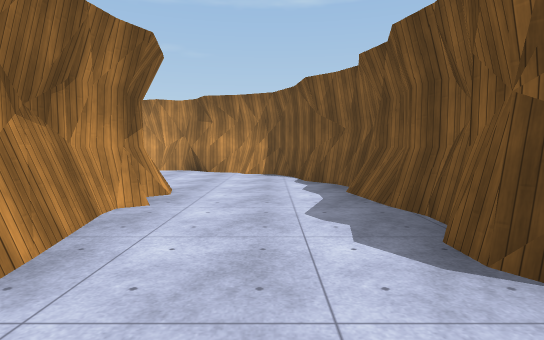
View 1 (above)

22 first-person views from a walk through a scene from a Unity 3-D project. The camera is 1.4 m above the floor, tilts 4° down and sees 80° across. The floor is counted in squares, 2 m on a side. Each view is taken from the middle of a square. On the plan, view 1 faces up. The plan holds only what a view shows up to about 10 squares ahead; the rest is blank. The place goes on beyond the plan. The player character is not drawn. Surface patterns are stand-ins for the level's own textures.

View 2
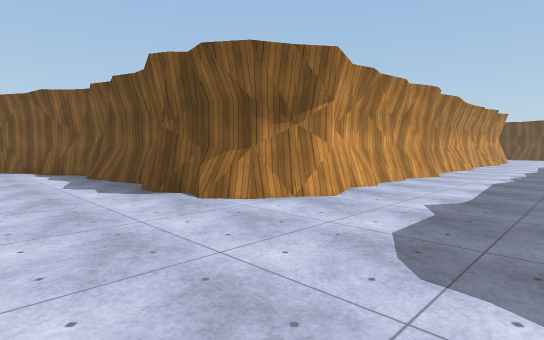

View 3
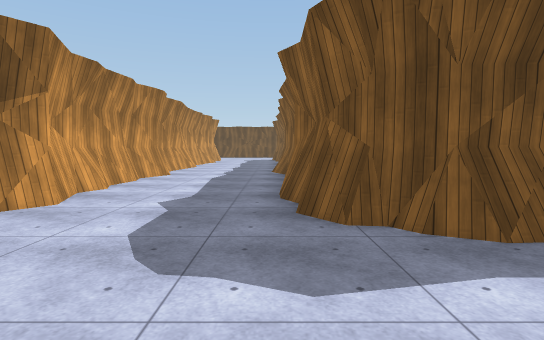

View 4
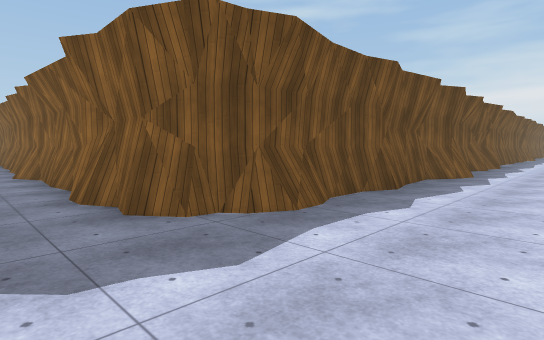

View 5
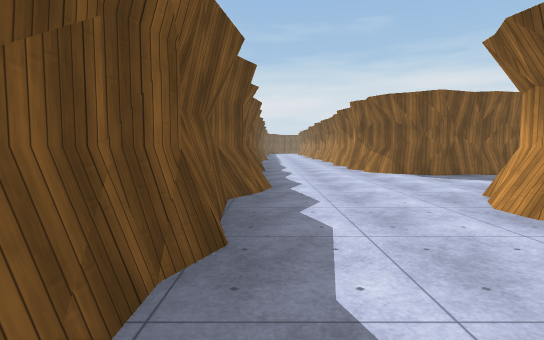

View 6
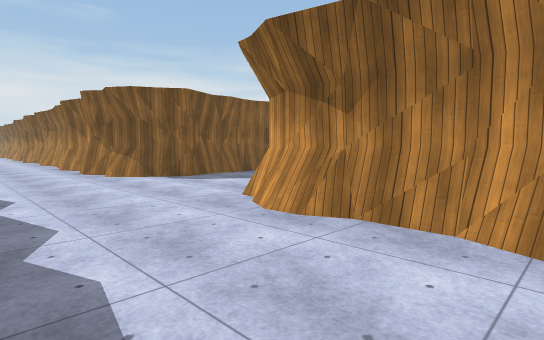

View 7
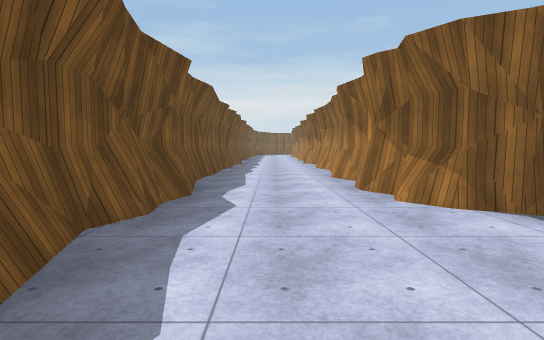

View 8
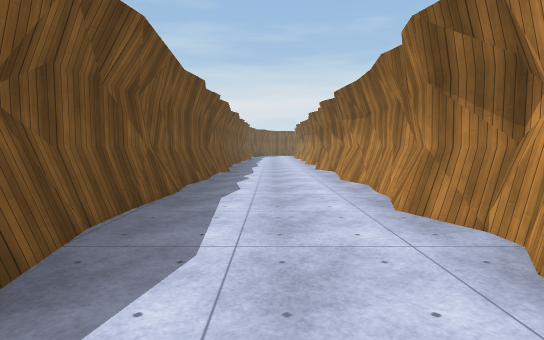

View 9
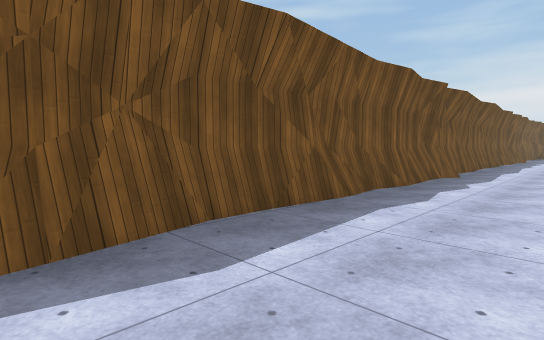

View 10
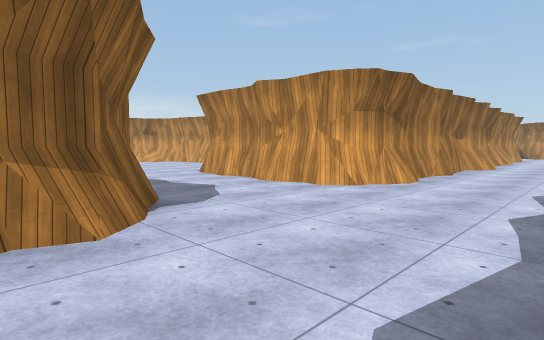

View 11
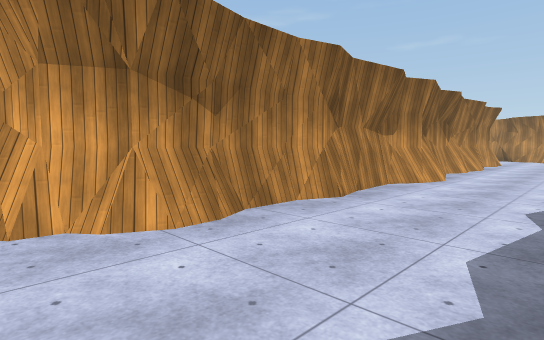

View 12
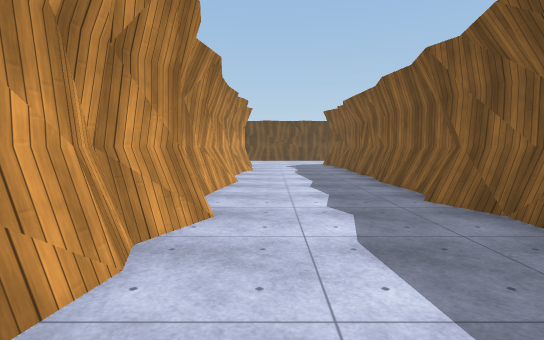

View 13
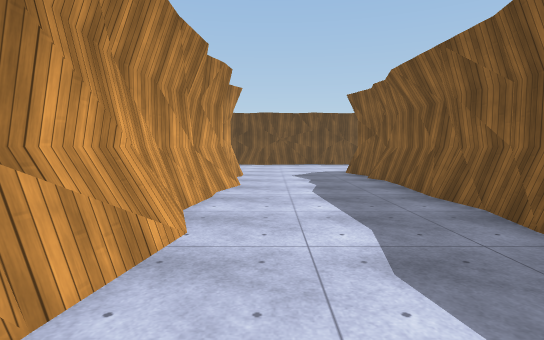

View 14
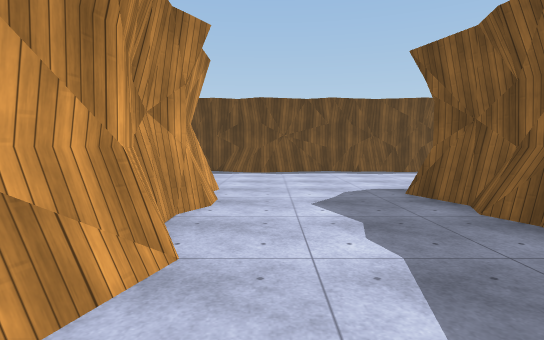

View 15
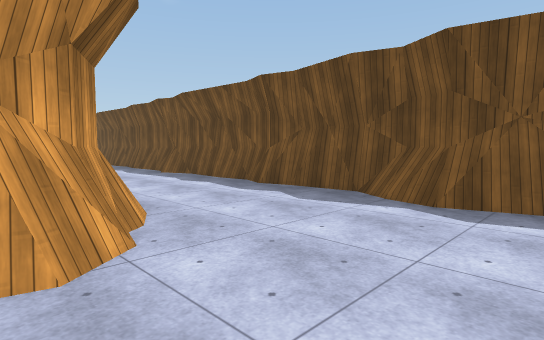

View 16
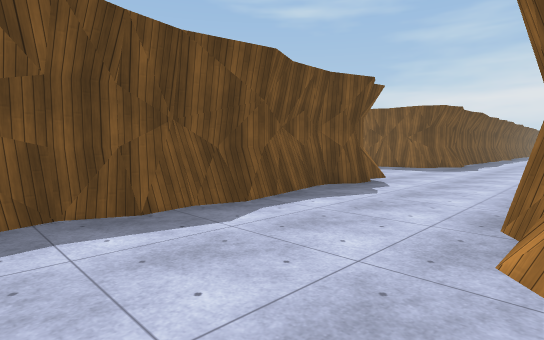

View 17
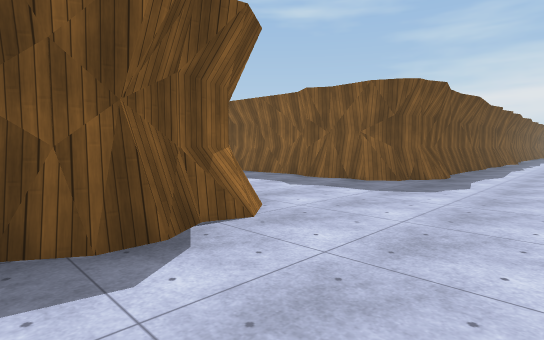

View 18
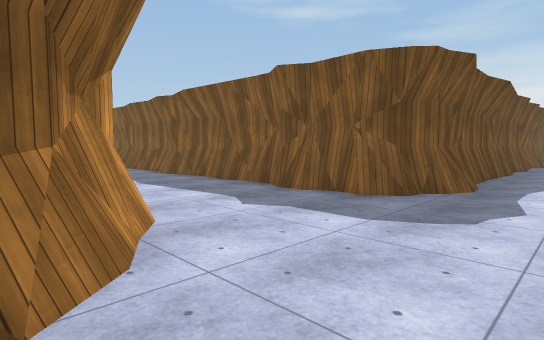

View 19
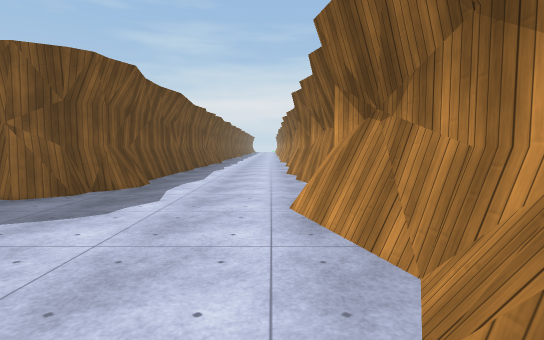

View 20
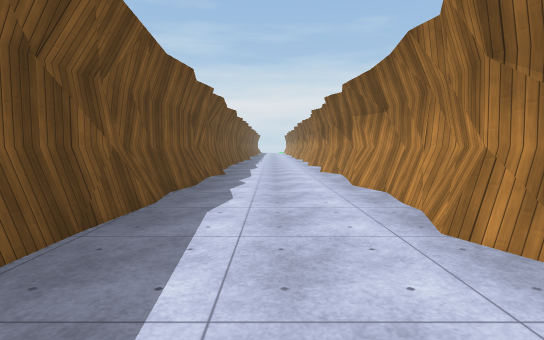

View 21
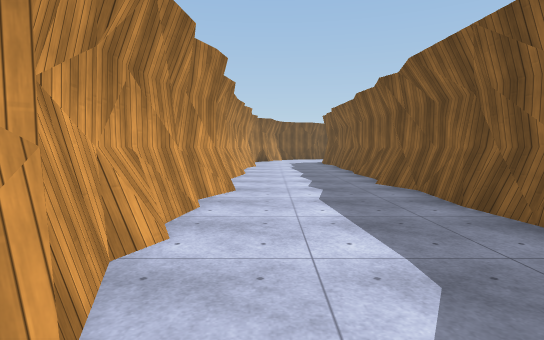

View 22
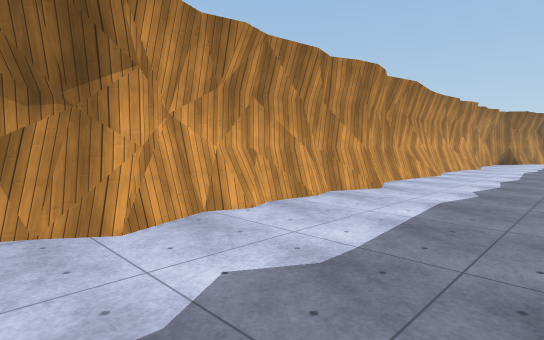

### Floor plan
Key: @ floor where view 1 was taken; # wall or solid block; . floor.
Columns run from 6 left of view 1 to 32 right of it. Each row starts with its distance up from view 1.
 10   ####
  9    ..###
  8    ....#
  7     ...##                 ..#
  6     ....#                 ..#
  5     #...#                 ..#
  4     #...#                ...#
  3     #...#                ...#
  2     #...#                ...#
  1     #...##             ##...#
  0     #.@..###############....#
 -1     #.......................#
 -2     #.......................#
 -3     #.......................#
 -4     #...#################...#
 -5     #...#               #...#
 -6     #...#               #...#
 -7     #...#                ...#
 -8     #...#                ...#
 -9    ##...#                ...##
-10 ####....#               #....##########
-11 ........#               #..............
-12 ........#               #..............
-13 ........#               #..............
-14 #####...#               #...###########
-15     #...#               #...#
-16     #...#               #...#
-17     #...#               #...#
-18     #...#               #...#
-19     #...#               #...#
-20     #...#               #...#
-21     #...#               #...#
-22     #...#               #...#
-23     #...#               #...#
-24     #...#               #...#
-25       ..#                ...#

Positions as (right, up) in squares from view 1, and headings:
1: (0, 0), facing up
2: (-1, -3), facing up-right
3: (-1, -3), facing right
4: (-1, -2), facing down-right
5: (1, -5), facing down
6: (1, -6), facing down-left
7: (0, -10), facing down
8: (0, -14), facing down
9: (-1, -15), facing down-right
10: (1, -15), facing up-left
11: (1, -10), facing up-left
12: (4, -1), facing right
13: (8, -1), facing right
14: (12, -1), facing right
15: (17, -2), facing up-right
16: (18, -2), facing down-right
17: (19, -7), facing down-right
18: (20, -9), facing down-right
19: (19, -9), facing down
20: (20, -15), facing down
21: (22, -11), facing right
22: (22, -13), facing up-right
